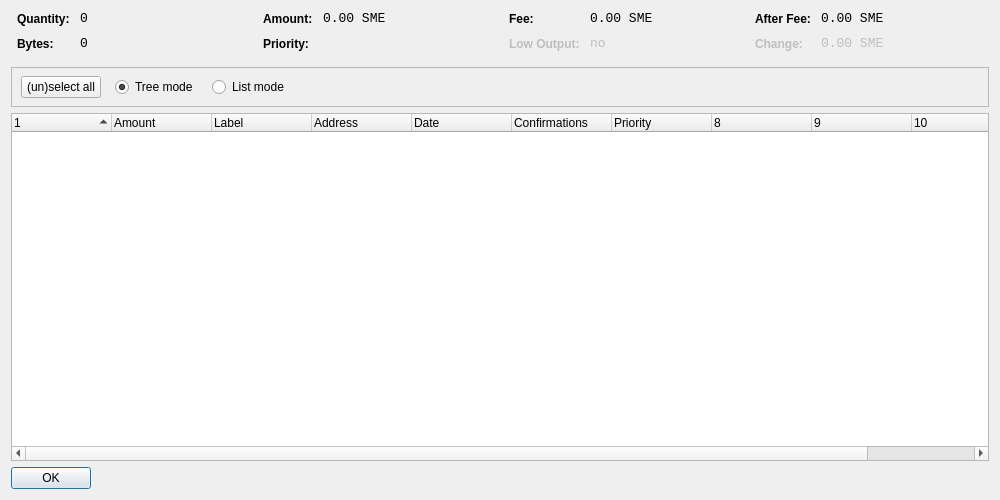
<?xml version="1.0" encoding="UTF-8"?>
<ui version="4.0">
 <class>CoinControlDialog</class>
 <widget class="QDialog" name="CoinControlDialog">
  <property name="geometry">
   <rect>
    <x>0</x>
    <y>0</y>
    <width>1000</width>
    <height>500</height>
   </rect>
  </property>
  <property name="windowTitle">
   <string>Coin Control</string>
  </property>
  <property name="styleSheet">
   <string notr="true">background-image: url(:/images/2s);</string>
  </property>
  <layout class="QVBoxLayout" name="verticalLayout">
   <item>
    <layout class="QHBoxLayout" name="horizontalLayoutTop" stretch="0,0,0,0">
     <property name="topMargin">
      <number>0</number>
     </property>
     <property name="bottomMargin">
      <number>10</number>
     </property>
     <item>
      <layout class="QFormLayout" name="formLayoutCoinControl1">
       <property name="horizontalSpacing">
        <number>10</number>
       </property>
       <property name="verticalSpacing">
        <number>10</number>
       </property>
       <property name="leftMargin">
        <number>6</number>
       </property>
       <property name="rightMargin">
        <number>6</number>
       </property>
       <item row="0" column="0">
        <widget class="QLabel" name="labelCoinControlQuantityText">
         <property name="styleSheet">
          <string notr="true">font-weight:bold;</string>
         </property>
         <property name="text">
          <string>Quantity:</string>
         </property>
        </widget>
       </item>
       <item row="0" column="1">
        <widget class="QLabel" name="labelCoinControlQuantity">
         <property name="font">
          <font>
           <family>Monospace</family>
           <pointsize>10</pointsize>
          </font>
         </property>
         <property name="cursor">
          <cursorShape>IBeamCursor</cursorShape>
         </property>
         <property name="contextMenuPolicy">
          <enum>Qt::ActionsContextMenu</enum>
         </property>
         <property name="text">
          <string notr="true">0</string>
         </property>
         <property name="textInteractionFlags">
          <set>Qt::LinksAccessibleByMouse|Qt::TextSelectableByKeyboard|Qt::TextSelectableByMouse</set>
         </property>
        </widget>
       </item>
       <item row="1" column="0">
        <widget class="QLabel" name="labelCoinControlBytesText">
         <property name="styleSheet">
          <string notr="true">font-weight:bold;</string>
         </property>
         <property name="text">
          <string>Bytes:</string>
         </property>
        </widget>
       </item>
       <item row="1" column="1">
        <widget class="QLabel" name="labelCoinControlBytes">
         <property name="font">
          <font>
           <family>Monospace</family>
           <pointsize>10</pointsize>
          </font>
         </property>
         <property name="cursor">
          <cursorShape>IBeamCursor</cursorShape>
         </property>
         <property name="contextMenuPolicy">
          <enum>Qt::ActionsContextMenu</enum>
         </property>
         <property name="text">
          <string notr="true">0</string>
         </property>
         <property name="textInteractionFlags">
          <set>Qt::LinksAccessibleByMouse|Qt::TextSelectableByKeyboard|Qt::TextSelectableByMouse</set>
         </property>
        </widget>
       </item>
      </layout>
     </item>
     <item>
      <layout class="QFormLayout" name="formLayoutCoinControl2">
       <property name="horizontalSpacing">
        <number>10</number>
       </property>
       <property name="verticalSpacing">
        <number>10</number>
       </property>
       <property name="leftMargin">
        <number>6</number>
       </property>
       <property name="rightMargin">
        <number>6</number>
       </property>
       <item row="0" column="0">
        <widget class="QLabel" name="labelCoinControlAmountText">
         <property name="styleSheet">
          <string notr="true">font-weight:bold;</string>
         </property>
         <property name="text">
          <string>Amount:</string>
         </property>
        </widget>
       </item>
       <item row="0" column="1">
        <widget class="QLabel" name="labelCoinControlAmount">
         <property name="font">
          <font>
           <family>Monospace</family>
           <pointsize>10</pointsize>
          </font>
         </property>
         <property name="cursor">
          <cursorShape>IBeamCursor</cursorShape>
         </property>
         <property name="contextMenuPolicy">
          <enum>Qt::ActionsContextMenu</enum>
         </property>
         <property name="text">
          <string notr="true">0.00 SME</string>
         </property>
         <property name="textInteractionFlags">
          <set>Qt::LinksAccessibleByMouse|Qt::TextSelectableByKeyboard|Qt::TextSelectableByMouse</set>
         </property>
        </widget>
       </item>
       <item row="1" column="0">
        <widget class="QLabel" name="labelCoinControlPriorityText">
         <property name="styleSheet">
          <string notr="true">font-weight:bold;</string>
         </property>
         <property name="text">
          <string>Priority:</string>
         </property>
        </widget>
       </item>
       <item row="1" column="1">
        <widget class="QLabel" name="labelCoinControlPriority">
         <property name="font">
          <font>
           <family>Monospace</family>
           <pointsize>10</pointsize>
          </font>
         </property>
         <property name="cursor">
          <cursorShape>IBeamCursor</cursorShape>
         </property>
         <property name="contextMenuPolicy">
          <enum>Qt::ActionsContextMenu</enum>
         </property>
         <property name="text">
          <string/>
         </property>
         <property name="textInteractionFlags">
          <set>Qt::LinksAccessibleByMouse|Qt::TextSelectableByKeyboard|Qt::TextSelectableByMouse</set>
         </property>
        </widget>
       </item>
      </layout>
     </item>
     <item>
      <layout class="QFormLayout" name="formLayoutCoinControl3">
       <property name="horizontalSpacing">
        <number>10</number>
       </property>
       <property name="verticalSpacing">
        <number>10</number>
       </property>
       <property name="leftMargin">
        <number>6</number>
       </property>
       <property name="rightMargin">
        <number>6</number>
       </property>
       <item row="0" column="0">
        <widget class="QLabel" name="labelCoinControlFeeText">
         <property name="styleSheet">
          <string notr="true">font-weight:bold;</string>
         </property>
         <property name="text">
          <string>Fee:</string>
         </property>
        </widget>
       </item>
       <item row="0" column="1">
        <widget class="QLabel" name="labelCoinControlFee">
         <property name="font">
          <font>
           <family>Monospace</family>
           <pointsize>10</pointsize>
          </font>
         </property>
         <property name="cursor">
          <cursorShape>IBeamCursor</cursorShape>
         </property>
         <property name="contextMenuPolicy">
          <enum>Qt::ActionsContextMenu</enum>
         </property>
         <property name="text">
          <string notr="true">0.00 SME</string>
         </property>
         <property name="textInteractionFlags">
          <set>Qt::LinksAccessibleByMouse|Qt::TextSelectableByKeyboard|Qt::TextSelectableByMouse</set>
         </property>
        </widget>
       </item>
       <item row="1" column="0">
        <widget class="QLabel" name="labelCoinControlLowOutputText">
         <property name="enabled">
          <bool>false</bool>
         </property>
         <property name="styleSheet">
          <string notr="true">font-weight:bold;</string>
         </property>
         <property name="text">
          <string>Low Output:</string>
         </property>
        </widget>
       </item>
       <item row="1" column="1">
        <widget class="QLabel" name="labelCoinControlLowOutput">
         <property name="enabled">
          <bool>false</bool>
         </property>
         <property name="font">
          <font>
           <family>Monospace</family>
           <pointsize>10</pointsize>
          </font>
         </property>
         <property name="cursor">
          <cursorShape>IBeamCursor</cursorShape>
         </property>
         <property name="contextMenuPolicy">
          <enum>Qt::ActionsContextMenu</enum>
         </property>
         <property name="text">
          <string notr="true">no</string>
         </property>
         <property name="textInteractionFlags">
          <set>Qt::LinksAccessibleByMouse|Qt::TextSelectableByKeyboard|Qt::TextSelectableByMouse</set>
         </property>
        </widget>
       </item>
      </layout>
     </item>
     <item>
      <layout class="QFormLayout" name="formLayoutCoinControl4">
       <property name="horizontalSpacing">
        <number>10</number>
       </property>
       <property name="verticalSpacing">
        <number>10</number>
       </property>
       <property name="leftMargin">
        <number>6</number>
       </property>
       <property name="rightMargin">
        <number>6</number>
       </property>
       <item row="0" column="0">
        <widget class="QLabel" name="labelCoinControlAfterFeeText">
         <property name="styleSheet">
          <string notr="true">font-weight:bold;</string>
         </property>
         <property name="text">
          <string>After Fee:</string>
         </property>
        </widget>
       </item>
       <item row="0" column="1">
        <widget class="QLabel" name="labelCoinControlAfterFee">
         <property name="font">
          <font>
           <family>Monospace</family>
           <pointsize>10</pointsize>
          </font>
         </property>
         <property name="cursor">
          <cursorShape>IBeamCursor</cursorShape>
         </property>
         <property name="contextMenuPolicy">
          <enum>Qt::ActionsContextMenu</enum>
         </property>
         <property name="text">
          <string notr="true">0.00 SME</string>
         </property>
         <property name="textInteractionFlags">
          <set>Qt::LinksAccessibleByMouse|Qt::TextSelectableByKeyboard|Qt::TextSelectableByMouse</set>
         </property>
        </widget>
       </item>
       <item row="1" column="0">
        <widget class="QLabel" name="labelCoinControlChangeText">
         <property name="enabled">
          <bool>false</bool>
         </property>
         <property name="styleSheet">
          <string notr="true">font-weight:bold;</string>
         </property>
         <property name="text">
          <string>Change:</string>
         </property>
        </widget>
       </item>
       <item row="1" column="1">
        <widget class="QLabel" name="labelCoinControlChange">
         <property name="enabled">
          <bool>false</bool>
         </property>
         <property name="font">
          <font>
           <family>Monospace</family>
           <pointsize>10</pointsize>
          </font>
         </property>
         <property name="cursor">
          <cursorShape>IBeamCursor</cursorShape>
         </property>
         <property name="contextMenuPolicy">
          <enum>Qt::ActionsContextMenu</enum>
         </property>
         <property name="text">
          <string notr="true">0.00 SME</string>
         </property>
         <property name="textInteractionFlags">
          <set>Qt::LinksAccessibleByMouse|Qt::TextSelectableByKeyboard|Qt::TextSelectableByMouse</set>
         </property>
        </widget>
       </item>
      </layout>
     </item>
    </layout>
   </item>
   <item>
    <widget class="QFrame" name="frame">
     <property name="minimumSize">
      <size>
       <width>0</width>
       <height>40</height>
      </size>
     </property>
     <property name="frameShape">
      <enum>QFrame::StyledPanel</enum>
     </property>
     <property name="frameShadow">
      <enum>QFrame::Sunken</enum>
     </property>
     <widget class="QWidget" name="horizontalLayoutWidget">
      <property name="geometry">
       <rect>
        <x>10</x>
        <y>0</y>
        <width>781</width>
        <height>41</height>
       </rect>
      </property>
      <layout class="QHBoxLayout" name="horizontalLayoutPanel" stretch="0,0,0,0">
       <property name="spacing">
        <number>14</number>
       </property>
       <item>
        <widget class="QPushButton" name="pushButtonSelectAll">
         <property name="sizePolicy">
          <sizepolicy hsizetype="Maximum" vsizetype="Fixed">
           <horstretch>0</horstretch>
           <verstretch>0</verstretch>
          </sizepolicy>
         </property>
         <property name="text">
          <string>(un)select all</string>
         </property>
        </widget>
       </item>
       <item>
        <widget class="QRadioButton" name="radioTreeMode">
         <property name="sizePolicy">
          <sizepolicy hsizetype="Maximum" vsizetype="Fixed">
           <horstretch>0</horstretch>
           <verstretch>0</verstretch>
          </sizepolicy>
         </property>
         <property name="text">
          <string>Tree mode</string>
         </property>
         <property name="checked">
          <bool>true</bool>
         </property>
        </widget>
       </item>
       <item>
        <widget class="QRadioButton" name="radioListMode">
         <property name="sizePolicy">
          <sizepolicy hsizetype="Maximum" vsizetype="Fixed">
           <horstretch>0</horstretch>
           <verstretch>0</verstretch>
          </sizepolicy>
         </property>
         <property name="text">
          <string>List mode</string>
         </property>
        </widget>
       </item>
       <item>
        <spacer name="horizontalSpacer">
         <property name="orientation">
          <enum>Qt::Horizontal</enum>
         </property>
         <property name="sizeHint" stdset="0">
          <size>
           <width>40</width>
           <height>20</height>
          </size>
         </property>
        </spacer>
       </item>
      </layout>
     </widget>
    </widget>
   </item>
   <item>
    <widget class="CoinControlTreeWidget" name="treeWidget">
     <property name="contextMenuPolicy">
      <enum>Qt::CustomContextMenu</enum>
     </property>
     <property name="sortingEnabled">
      <bool>false</bool>
     </property>
     <property name="columnCount">
      <number>11</number>
     </property>
     <attribute name="headerShowSortIndicator" stdset="0">
      <bool>true</bool>
     </attribute>
     <attribute name="headerStretchLastSection">
      <bool>false</bool>
     </attribute>
     <column>
      <property name="text">
       <string/>
      </property>
     </column>
     <column>
      <property name="text">
       <string>Amount</string>
      </property>
     </column>
     <column>
      <property name="text">
       <string>Label</string>
      </property>
     </column>
     <column>
      <property name="text">
       <string>Address</string>
      </property>
     </column>
     <column>
      <property name="text">
       <string>Date</string>
      </property>
     </column>
     <column>
      <property name="text">
       <string>Confirmations</string>
      </property>
      <property name="toolTip">
       <string>Confirmed</string>
      </property>
     </column>
     <column>
      <property name="text">
       <string>Priority</string>
      </property>
     </column>
     <column>
      <property name="text">
       <string/>
      </property>
     </column>
     <column>
      <property name="text">
       <string/>
      </property>
     </column>
     <column>
      <property name="text">
       <string/>
      </property>
     </column>
     <column>
      <property name="text">
       <string/>
      </property>
     </column>
    </widget>
   </item>
   <item>
    <widget class="QDialogButtonBox" name="buttonBox">
     <property name="sizePolicy">
      <sizepolicy hsizetype="Maximum" vsizetype="Fixed">
       <horstretch>0</horstretch>
       <verstretch>0</verstretch>
      </sizepolicy>
     </property>
     <property name="orientation">
      <enum>Qt::Horizontal</enum>
     </property>
     <property name="standardButtons">
      <set>QDialogButtonBox::Ok</set>
     </property>
    </widget>
   </item>
  </layout>
 </widget>
 <customwidgets>
  <customwidget>
   <class>CoinControlTreeWidget</class>
   <extends>QTreeWidget</extends>
   <header>coincontroltreewidget.h</header>
  </customwidget>
 </customwidgets>
 <resources/>
 <connections/>
</ui>
